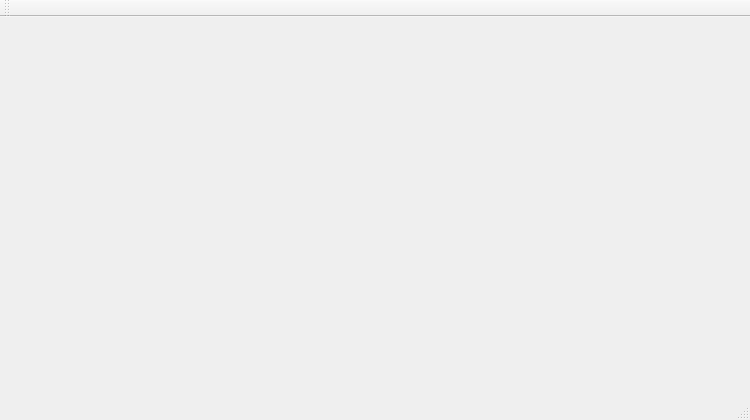
<?xml version="1.0" encoding="UTF-8"?>
<ui version="4.0">
 <class>HtmlFileEditorClass</class>
 <widget class="QMainWindow" name="HtmlFileEditorClass">
  <property name="geometry">
   <rect>
    <x>0</x>
    <y>0</y>
    <width>750</width>
    <height>420</height>
   </rect>
  </property>
  <property name="windowTitle">
   <string>HtmlFileEditor</string>
  </property>
  <widget class="QWidget" name="centralWidget"/>
  <widget class="QMenuBar" name="menuBar">
   <property name="geometry">
    <rect>
     <x>0</x>
     <y>0</y>
     <width>750</width>
     <height>21</height>
    </rect>
   </property>
  </widget>
  <widget class="QToolBar" name="mainToolBar">
   <attribute name="toolBarArea">
    <enum>TopToolBarArea</enum>
   </attribute>
   <attribute name="toolBarBreak">
    <bool>false</bool>
   </attribute>
  </widget>
  <widget class="QStatusBar" name="statusBar"/>
 </widget>
 <layoutdefault spacing="6" margin="11"/>
 <resources>
  <include location="HtmlFileEditor.qrc"/>
 </resources>
 <connections/>
</ui>
